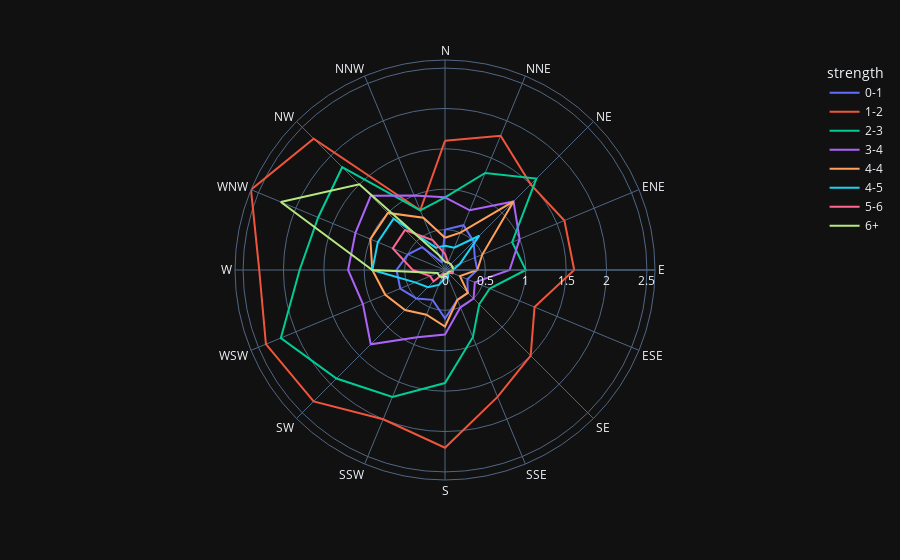

Source (notebook cell):
### Code cell
px.line_polar(df_wind, r='frequency', theta='direction',
color='strength', line_close=True, template='plotly_dark')

### Figure 1 — Plotly figure (JSON) as saved in the notebook; plotly's stock layout.template omitted (floating-point values rounded to 4 significant figures)
{"data": [{"hovertemplate": "strength=0-1<br>frequency=%{r}<br>direction=%{theta}<extra></extra>", "legendgroup": "0-1", "line": {"color": "#636efa", "dash": "solid"}, "marker": {"symbol": "circle"}, "mode": "lines", "name": "0-1", "r": [0.5, 0.6, 0.5, 0.4, 0.4, 0.3, 0.4, 0.4, 0.6, 0.4, 0.5, 0.6, 0.6, 0.5, 0.4, 0.1, 0.5], "showlegend": true, "subplot": "polar", "theta": ["N", "NNE", "NE", "ENE", "E", "ESE", "SE", "SSE", "S", "SSW", "SW", "WSW", "W", "WNW", "NW", "NNW", "N"], "type": "scatterpolar"}, {"hovertemplate": "strength=1-2<br>frequency=%{r}<br>direction=%{theta}<extra></extra>", "legendgroup": "1-2", "line": {"color": "#EF553B", "dash": "solid"}, "marker": {"symbol": "circle"}, "mode": "lines", "name": "1-2", "r": [1.6, 1.8, 1.5, 1.6, 1.6, 1.2, 1.5, 1.7, 2.2, 2, 2.3, 2.4, 2.3, 2.6, 2.3, 0.8, 1.6], "showlegend": true, "subplot": "polar", "theta": ["N", "NNE", "NE", "ENE", "E", "ESE", "SE", "SSE", "S", "SSW", "SW", "WSW", "W", "WNW", "NW", "NNW", "N"], "type": "scatterpolar"}, {"hovertemplate": "strength=2-3<br>frequency=%{r}<br>direction=%{theta}<extra></extra>", "legendgroup": "2-3", "line": {"color": "#00cc96", "dash": "solid"}, "marker": {"symbol": "circle"}, "mode": "lines", "name": "2-3", "r": [0.9, 1.3, 1.6, 0.9, 1, 0.6, 0.6, 0.9, 1.4, 1.7, 1.9, 2.2, 1.8, 1.7, 1.8, 0.8, 0.9], "showlegend": true, "subplot": "polar", "theta": ["N", "NNE", "NE", "ENE", "E", "ESE", "SE", "SSE", "S", "SSW", "SW", "WSW", "W", "WNW", "NW", "NNW", "N"], "type": "scatterpolar"}, {"hovertemplate": "strength=3-4<br>frequency=%{r}<br>direction=%{theta}<extra></extra>", "legendgroup": "3-4", "line": {"color": "#ab63fa", "dash": "solid"}, "marker": {"symbol": "circle"}, "mode": "lines", "name": "3-4", "r": [0.9, 0.8, 1.2, 1, 0.8, 0.4, 0.5, 0.5, 0.8, 0.9, 1.3, 1.1, 1.2, 1.2, 1.3, 1, 0.9], "showlegend": true, "subplot": "polar", "theta": ["N", "NNE", "NE", "ENE", "E", "ESE", "SE", "SSE", "S", "SSW", "SW", "WSW", "W", "WNW", "NW", "NNW", "N"], "type": "scatterpolar"}, {"hovertemplate": "strength=4-4<br>frequency=%{r}<br>direction=%{theta}<extra></extra>", "legendgroup": "4-4", "line": {"color": "#FFA15A", "dash": "solid"}, "marker": {"symbol": "circle"}, "mode": "lines", "name": "4-4", "r": [0.4, 0.5, 1.2, 0.5, 0.4, 0.2, 0.4, 0.4, 0.7, 0.6, 0.7, 0.8, 0.9, 1, 1, 0.7, 0.4], "showlegend": true, "subplot": "polar", "theta": ["N", "NNE", "NE", "ENE", "E", "ESE", "SE", "SSE", "S", "SSW", "SW", "WSW", "W", "WNW", "NW", "NNW", "N"], "type": "scatterpolar"}, {"hovertemplate": "strength=4-5<br>frequency=%{r}<br>direction=%{theta}<extra></extra>", "legendgroup": "4-5", "line": {"color": "#19d3f3", "dash": "solid"}, "marker": {"symbol": "circle"}, "mode": "lines", "name": "4-5", "r": [0.3, 0.3, 0.6, 0.2, 0.1, 0.1, 0.05, 0.1, 0.1, 0.2, 0.3, 0.4, 0.9, 0.9, 0.9, 0.3, 0.3], "showlegend": true, "subplot": "polar", "theta": ["N", "NNE", "NE", "ENE", "E", "ESE", "SE", "SSE", "S", "SSW", "SW", "WSW", "W", "WNW", "NW", "NNW", "N"], "type": "scatterpolar"}, {"hovertemplate": "strength=5-6<br>frequency=%{r}<br>direction=%{theta}<extra></extra>", "legendgroup": "5-6", "line": {"color": "#FF6692", "dash": "solid"}, "marker": {"symbol": "circle"}, "mode": "lines", "name": "5-6", "r": [0.2, 0.1, 0.1, 0.1, 0.1, 0.1, 0.05, 0.05, 0.1, 0.05, 0.2, 0.2, 0.4, 0.7, 0.7, 0.4, 0.2], "showlegend": true, "subplot": "polar", "theta": ["N", "NNE", "NE", "ENE", "E", "ESE", "SE", "SSE", "S", "SSW", "SW", "WSW", "W", "WNW", "NW", "NNW", "N"], "type": "scatterpolar"}, {"hovertemplate": "strength=6+<br>frequency=%{r}<br>direction=%{theta}<extra></extra>", "legendgroup": "6+", "line": {"color": "#B6E880", "dash": "solid"}, "marker": {"symbol": "circle"}, "mode": "lines", "name": "6+", "r": [0.1, 0.1, 0.1, 0.1, 0.1, 0.05, 0.05, 0.05, 0.05, 0.1, 0.1, 0.1, 0.9, 2.2, 1.5, 0.2, 0.1], "showlegend": true, "subplot": "polar", "theta": ["N", "NNE", "NE", "ENE", "E", "ESE", "SE", "SSE", "S", "SSW", "SW", "WSW", "W", "WNW", "NW", "NNW", "N"], "type": "scatterpolar"}], "layout": {"legend": {"title": {"text": "strength"}, "tracegroupgap": 0}, "margin": {"t": 60}, "polar": {"angularaxis": {"direction": "clockwise", "rotation": 90}, "domain": {"x": [0, 1], "y": [0, 1]}}}}
